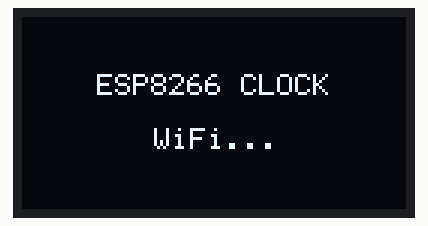
Recording of a program running on a simulated ESP8266 (NodeMCU). Shown: 128×64 one-colour display. WiFi joins after 1.5 s; servers stay silent unless stated; the local clock reads 2024-03-15 10:24:30 at power-on unless the program sets it; what the program prints to the serial monitor is not drawn.

Above: at 0.1 s.
At 1.7 s:
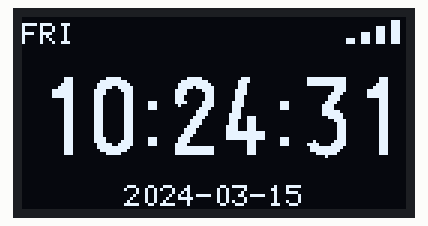
At 6.2 s:
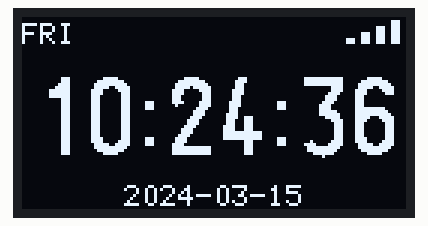
At 10.2 s:
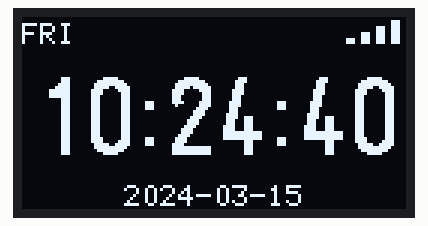
At 20.1 s:
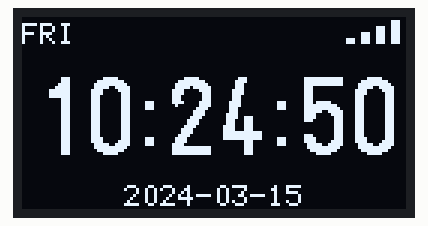
At 37.2 s:
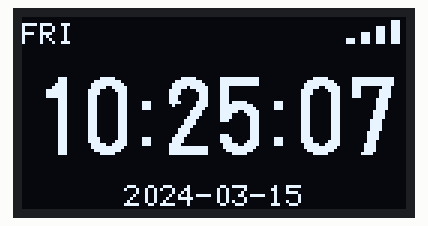

Measured:
- what the display in image 1 shows lasts 0.6 s, from 1.6 s to 2.2 s
- what the display in image 2 shows lasts 1.0 s, from 6.2 s to 7.2 s

The program:

main.cpp
```cpp
#include <Arduino.h>
#include <Wire.h>
#include <U8g2lib.h>
#include <ESP8266WiFi.h>
#include <time.h>

#include "config.h"

U8G2_SH1106_128X64_NONAME_F_HW_I2C display(U8G2_R0, U8X8_PIN_NONE, I2C_SCL, I2C_SDA);

static const char *const WEEKDAYS[] = {"SUN", "MON", "TUE", "WED", "THU", "FRI", "SAT"};

static bool ntpSynced = false;
static unsigned long lastWifiCheck = 0;
static unsigned long lastNtpTry = 0;
static unsigned long lastDraw = 0;

static void splash(const char *line1, const char *line2) {
  display.clearBuffer();
  display.setFont(u8g2_font_6x12_tf);
  display.drawStr((128 - display.getStrWidth(line1)) / 2, 26, line1);
  if (line2) display.drawStr((128 - display.getStrWidth(line2)) / 2, 44, line2);
  display.sendBuffer();
}

static void drawWifiBars(int rssi) {
  int bars = WiFi.status() == WL_CONNECTED ? (rssi > -60 ? 4 : rssi > -70 ? 3 : rssi > -80 ? 2 : 1) : 0;
  for (int i = 0; i < 4; i++) {
    int h = 2 + i * 2;
    int x = 108 + i * 5;
    int y = 9 - h;
    if (i < bars) {
      display.drawBox(x, y, 3, h);
    } else {
      display.drawFrame(x, y, 3, h);
    }
  }
}

static void renderClock() {
  time_t now = time(nullptr);
  struct tm t;
  localtime_r(&now, &t);
  bool valid = ntpSynced && now > 1600000000L;

  display.clearBuffer();

  display.setFont(u8g2_font_6x12_tf);
  if (valid) display.drawStr(0, 9, WEEKDAYS[t.tm_wday]);
  drawWifiBars(WiFi.RSSI());

  char timebuf[12];
  if (valid) {
    snprintf(timebuf, sizeof(timebuf), "%02d:%02d:%02d", t.tm_hour, t.tm_min, t.tm_sec);
  } else {
    strcpy(timebuf, "--:--:--");
  }
  display.setFont(u8g2_font_logisoso30_tn);
  int tw = display.getStrWidth(timebuf);
  if (tw > 124) {
    display.setFont(u8g2_font_logisoso26_tn);
    tw = display.getStrWidth(timebuf);
  }
  display.drawStr((128 - tw) / 2, 46, timebuf);

  display.setFont(u8g2_font_6x12_tf);
  char date[16];
  if (valid) {
    snprintf(date, sizeof(date), "%04d-%02d-%02d", t.tm_year + 1900, t.tm_mon + 1, t.tm_mday);
  } else {
    strcpy(date, "---- -- --");
  }
  display.drawStr((128 - display.getStrWidth(date)) / 2, 63, date);

  display.sendBuffer();
}

static void startNtp() {
  configTzTime(NTP_TZ, NTP_SERVER1, NTP_SERVER2, NTP_SERVER3);
  lastNtpTry = millis();
}

static void connectWifi() {
  WiFi.mode(WIFI_STA);
  WiFi.setAutoReconnect(true);
  WiFi.begin(WIFI_SSID, WIFI_PASS);
  lastWifiCheck = millis();
}

void setup() {
  Serial.begin(115200);
  Wire.begin(I2C_SDA, I2C_SCL);
  display.begin();
  Wire.setClock(I2C_CLOCK);

  splash("ESP8266 CLOCK", "WiFi...");
  Serial.printf("Connecting to WiFi...\n");

  connectWifi();
  unsigned long start = millis();
  while (WiFi.status() != WL_CONNECTED && millis() - start < 15000) {
    delay(100);
  }

  if (WiFi.status() == WL_CONNECTED) {
    Serial.printf("WiFi OK, IP: %s\n", WiFi.localIP().toString().c_str());
    splash("WiFi OK", "NTP sync...");
    startNtp();
    time_t now = time(nullptr);
    while (now < 1600000000L && millis() - start < 25000) {
      delay(100);
      now = time(nullptr);
    }
    ntpSynced = now > 1600000000L;
    Serial.printf("NTP %s\n", ntpSynced ? "OK" : "timeout");
  } else {
    Serial.printf("WiFi timeout, will retry in background\n");
  }

  renderClock();
}

void loop() {
  if (millis() - lastWifiCheck > 10000) {
    lastWifiCheck = millis();
    if (WiFi.status() != WL_CONNECTED) {
      Serial.printf("WiFi lost, reconnecting...\n");
      WiFi.reconnect();
    }
  }

  if (!ntpSynced && WiFi.status() == WL_CONNECTED && millis() - lastNtpTry > 30000) {
    startNtp();
  }
  if (!ntpSynced) {
    time_t now = time(nullptr);
    if (now > 1600000000L) {
      ntpSynced = true;
      Serial.printf("NTP synced\n");
    }
  }

  if (millis() - lastDraw >= 250) {
    lastDraw = millis();
    renderClock();
  }
  delay(20);
}
```

config.h
```cpp
#pragma once

// WiFi
#define WIFI_SSID "猕猴桃"
#define WIFI_PASS "12345678"

// NTP 时区（CST-8 = 中国标准时间 UTC+8）
#define NTP_TZ "CST-8"
#define NTP_SERVER1 "ntp.aliyun.com"
#define NTP_SERVER2 "ntp.tencent.com"
#define NTP_SERVER3 "pool.ntp.org"

// I2C 引脚（NodeMCU / D1 mini：D1=GPIO5, D2=GPIO4）
#define I2C_SDA 4
#define I2C_SCL 5
#define I2C_CLOCK 100000
```
